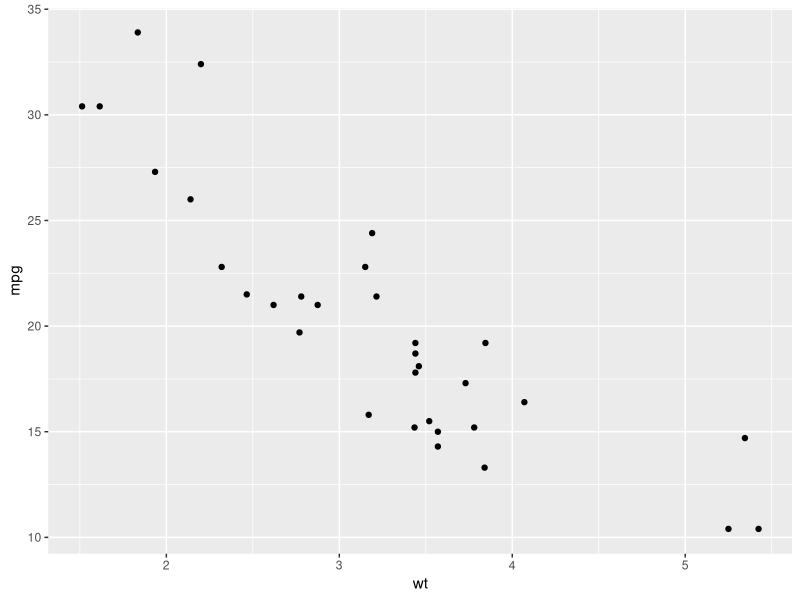
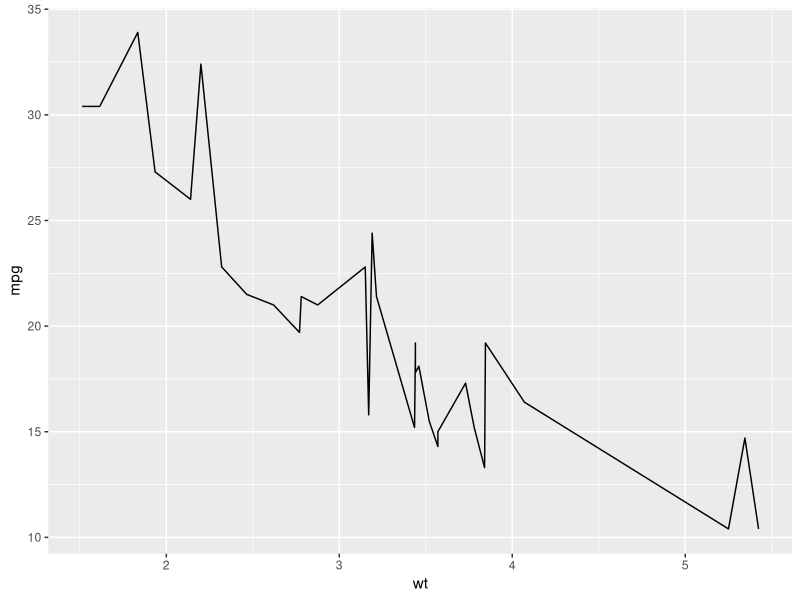
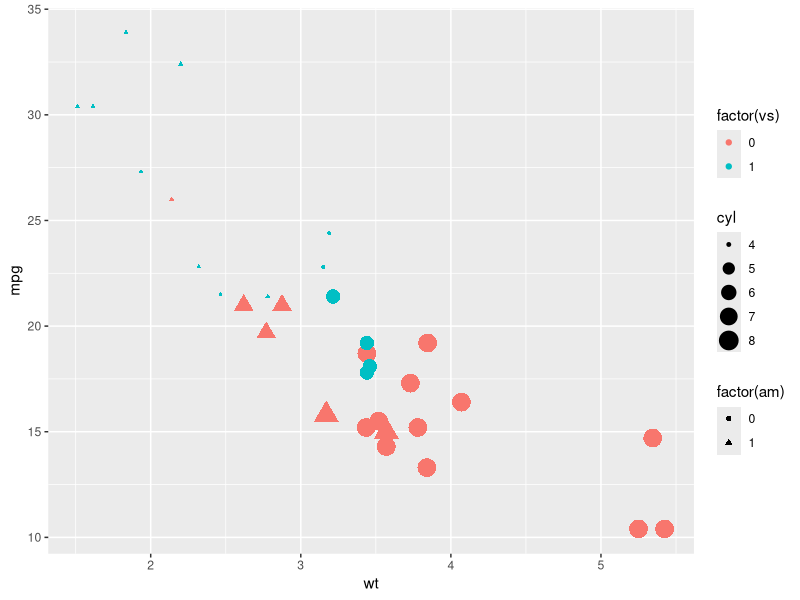
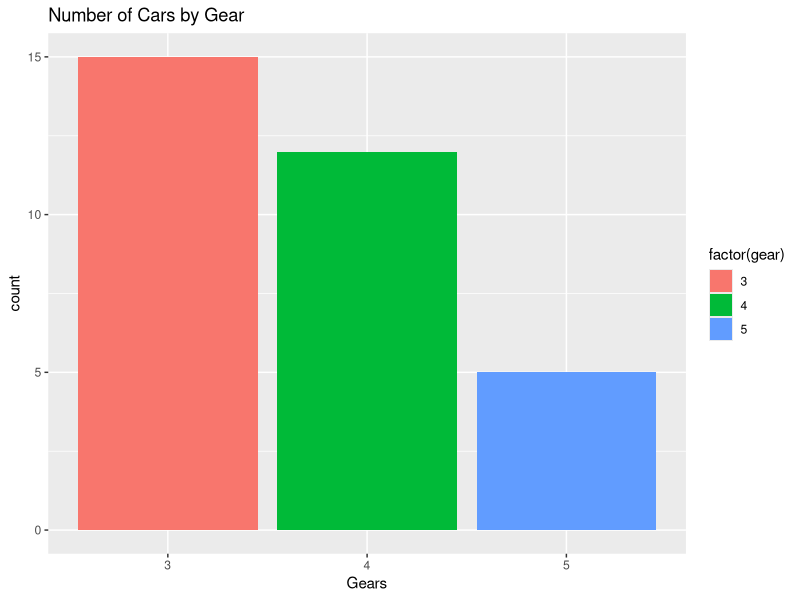

Source code (R) for these figures, in order:
library(ggplot2)

mtcars
summary(mtcars)
P=ggplot(mtcars,aes(x=wt,y=mpg))

#Scatter Chart
P+geom_point()
#Line Chart
P+geom_line()

P=ggplot(mtcars,aes(x=wt,y=mpg,color=factor(vs),shape=factor(am),size=cyl))
P+geom_point()

#Bar Chart
P <- ggplot(mtcars, aes(x = factor(gear), fill = factor(gear))) + 
  geom_bar() + 
  ggtitle("Number of Cars by Gear") + 
  xlab("Gears") 
P

